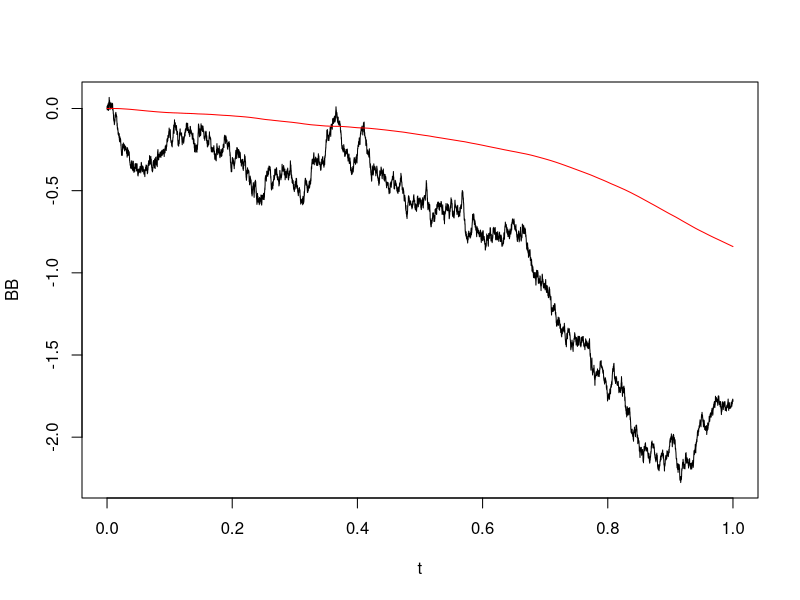

Reproduce this figure in R.

delta_t <- 0.0001
t<- seq(0, 1, delta_t) # 0.5 is the variance sqrt(0.5) is the standard deviation

BB <- cumsum(rnorm(length(t), 0, sqrt(delta_t)))

plot(t, BB, type='l')
# ?plot

inta_BB <- cumsum(delta_t * BB)

lines(t, inta_BB, type='l', col='red')
# ?lines

sum(BB)
sum(diff(t))


mean_arr <- vector('numeric')

for (i in 1:1000) {
  
  BB_loop <- cumsum(rnorm(length(t), 0, sqrt(delta_t)))
  # normal Bt dBt integration
  mean_arr[i] <- sum(BB_loop[2:10001] * diff(BB_loop) * delta_t)

}

round(mean(mean_arr), 5)
round(median(mean_arr), 5)


mean_arr <- vector('numeric')

for (i in 1:1000) {
  
  BB_loop <- cumsum(rnorm(length(t), 0, sqrt(delta_t)))
  
  mean_arr[i] <- sum(exp(BB_loop[2:10001]) * diff(BB_loop) * delta_t)
  
}

round(mean(mean_arr), 5)
round(median(mean_arr), 5)
    